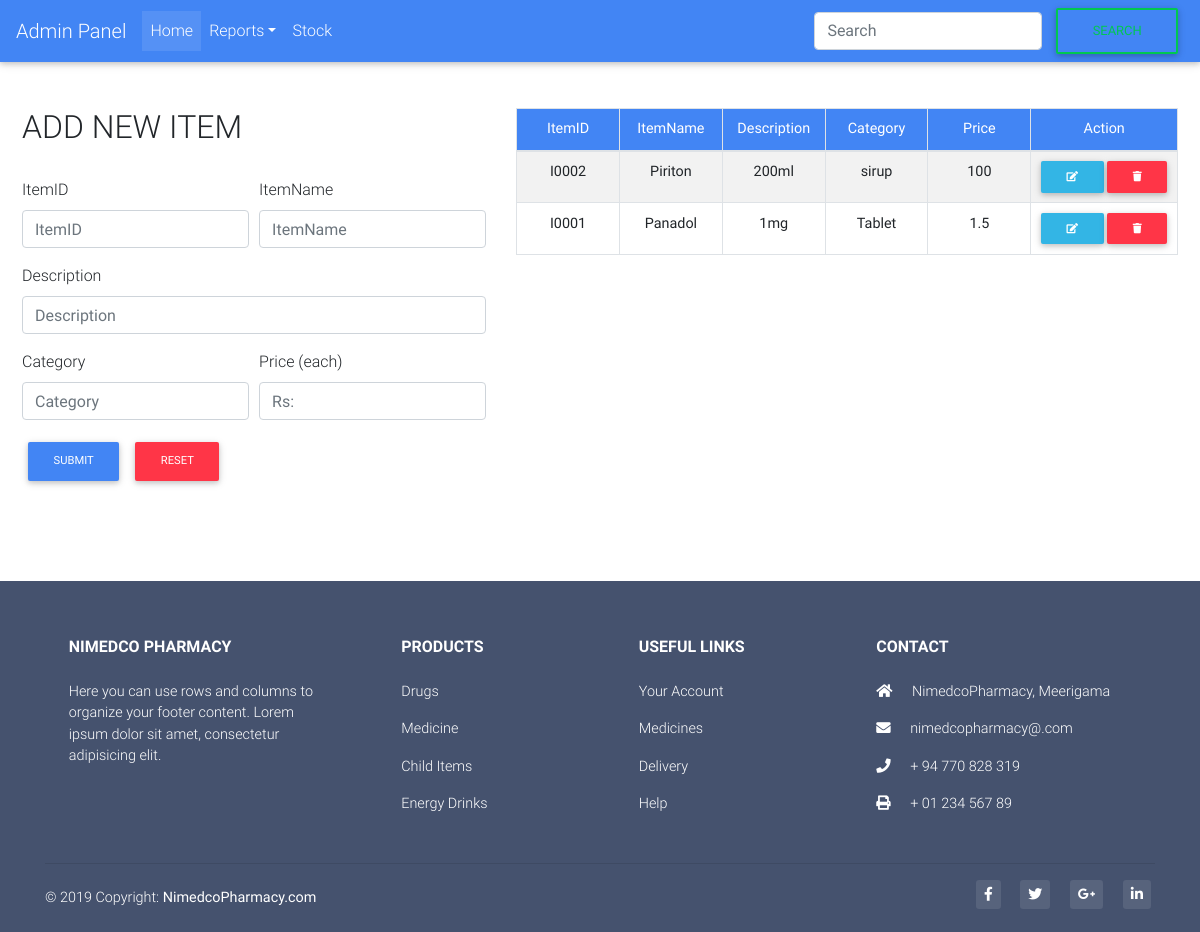
The app's page /StockItem.php with its own data.
### tables this page shows
CREATE TABLE `stockitem` (
  `id` int(11) NOT NULL,
  `ItemID` varchar(45) DEFAULT NULL,
  `ItemName` varchar(45) DEFAULT NULL,
  `Description` varchar(45) DEFAULT NULL,
  `Category` varchar(45) DEFAULT NULL,
  `Price` double DEFAULT NULL,
  `ItemQuantity` int(11) DEFAULT '0'
);

### StockItem_process.php (called while the page is built, shortened)
<?php
$update = false;
$ItemID = '';
$ItemName ='';
$Description ='';
$Category ='';
$Price ='';
?>

### StockItem.php (the view, shortened to what this page needs)
<!DOCTYPE html>
<html lang="en">
<head>
  <link rel="stylesheet" href="https://use.fontawesome.com/releases/v5.8.2/css/all.css">
  <link rel="stylesheet" type="text/css" href="https://cdn.datatables.net/v/bs4/dt-1.10.18/datatables.min.css"/>
  <link href="css/bootstrap.min.css" rel="stylesheet">
  <link href="css/mdb.min.css" rel="stylesheet">
  <link href="css/style.css" rel="stylesheet">
</head>
<body>
  <nav class="navbar navbar-expand-lg navbar-dark primary-color">
        <a class="navbar-brand" href="Dashboard.php">Admin Panel</a>
        <div class="collapse navbar-collapse" id="basicExampleNav">
          <ul class="navbar-nav mr-auto">
            <li class="nav-item active">
              <a class="nav-link" href="index.php">Home
              </a>
            </li>
            <li class="nav-item dropdown">
              <a class="nav-link dropdown-toggle" id="navbarDropdownMenuLink" data-toggle="dropdown"
                aria-haspopup="true" aria-expanded="false">Reports</a>
            </li>
            <li class="nav-item">
              <a class="nav-link" href="stock.php">Stock</a>
            </li>
          </ul>
          <form class="form-inline my-2 my-lg-0 align-self-stretch">
              <input class="form-control mr-sm-2" type="search" placeholder="Search" aria-label="Search">
              <button class="btn btn-outline-success my-2 my-sm-0" type="submit">Search</button>
            </form>
        </div>
      </nav>
  <br>
  <div class="" style="margin: 22px;">
      <div class="row">
        <div class="col-md-5">
        <?php require_once 'StockItem_process.php'; ?>
    <?php
		              if ($update == true):
		            ?>
                  <h2>UPDATE ITEM DETAILS</h2>
		            <?php else: ?>
                <h2>ADD NEW ITEM</h2>
                  <?php endif; ?>
          <br>
          <form name="addItemForm" method="POST" action="StockItem_process.php">
              <div class="form-row">
                <div class="form-group col-md-6">
                    <label for="ItemID">ItemID</label>
                    <input type="text" class="form-control" value ="<?php echo $ItemID; ?>" name="ItemID" id="ItemID" placeholder="ItemID">
                  </div>
                  <div class="form-group col-md-6">
                    <label for="ItemName">ItemName</label>
                    <input type="text" class="form-control" value ="<?php echo $ItemName; ?>" id="ItemName" name="ItemName" placeholder="ItemName">
                  </div>
                </div>
                <div class="form-group">
                  <label for="Description">Description</label>
                  <input type="text" class="form-control" value ="<?php echo $Description; ?>" id="Description" name="Description"  placeholder="Description">
                </div>
                <div class="form-row">
                    <div class="form-group col-md-6">
                <label for="Category">Category</label>
                <input type="text" class="form-control" value ="<?php echo $Category; ?>" name="Category" id="Category" placeholder="Category">
                </div>
                <div class="form-group col-md-6">
                    <label for="Price">Price (each)</label>
                    <input type="text" class="form-control" value ="<?php echo $Price; ?>" name="Price" id="Price" placeholder="Rs:">
                  </div></div>
                <?php
		              if ($update == true):
		            ?>
                  <button type="submit" class="btn btn-warning btn-md" name="update" onclick="javascript: return validateAddItemForm();">Update</button>
                  <button type="submit" class="btn btn-danger btn-md" name="cancle" onclick="action='StockItem.php';">Cancle</button>
		            <?php else: ?>
		            	<button type="submit" class="btn btn-primary btn-md" name="save" onclick="javascript: return validateAddItemForm();">SUBMIT</button>
                  <button type="reset" class="btn btn-danger btn-md">RESET</button>
                  <?php endif; ?>
            </form>
            <br><br><br>
        </div>
        <?php
	      $mysqli = new mysqli('localhost', 'root', '', 'nimedco') or die(mysqli_error($mysqli));
        	$result = $mysqli->query("SELECT * FROM stockitem order by id desc") or die($mysqli->error);
        ?>
      <div class="col">
          <table id="dtBasicExample" class="table table-striped table-bordered table-sm" cellspacing="0" width="100%">
              <thead style="color: white;" class="bg-primary" align="center">
                <tr>
                  <th class="th-sm">ItemID
                  </th>
                  <th class="th-sm">ItemName
                  </th>
                  <th class="th-sm">Description
                  </th>
                  <th class="th-sm">Category
                  </th>
                  <th class="th-sm">Price
                  </th>
                  <th class="th-sm">Action
                  </th>
                </tr>
              </thead>
              <tbody>
              <?php
		          	while($row = $result->fetch_assoc()): ?>
			          	<tr align="center">
					          <td><b><?php echo $row['ItemID']; ?></b></td>
                    <td><b><?php echo $row['ItemName']; ?></b></td>
                    <td><b><?php echo $row['Description']; ?></b></td>
                    <td><b><?php echo $row['Category']; ?></b></td>
                    <td><b><?php echo $row['Price']; ?></b></td>
				          	<td align="center">
					            	<a href="StockItem.php?edit=<?php echo $row['id']; ?>"
                          class ="btn btn-info btn-sm" >
                          <i class="fa fa-edit"></i>
                        </a>
					            	<a href="StockItem_process.php?delete=<?php echo $row['id']; ?>"
                          class ="btn btn-danger btn-sm">
                          <i class="fa fa-trash"></i>
                        </a>
				          	</td>
			          	</tr>
			        <?php endwhile; ?>
              </tbody>
            </table>
            <br>
      </div>
    </div>
  </div>
<footer class="page-footer font-small mdb-color pt-4">
    <div class="container text-center text-md-left">
      <div class="row text-center text-md-left mt-3 pb-3">
        <div class="col-md-3 col-lg-3 col-xl-3 mx-auto mt-3">
          <h6 class="text-uppercase mb-4 font-weight-bold">Nimedco Pharmacy</h6>
          <p>Here you can use rows and columns to organize your footer content. Lorem ipsum dolor sit amet,
            consectetur
            adipisicing elit.</p>
        </div>
        <div class="col-md-2 col-lg-2 col-xl-2 mx-auto mt-3">
          <h6 class="text-uppercase mb-4 font-weight-bold">Products</h6>
          <p>
            <a href="#!">Drugs</a>
          </p>
          <p>
            <a href="#!">Medicine</a>
          </p>
          <p>
            <a href="#!">Child Items</a>
          </p>
          <p>
            <a href="#!">Energy Drinks</a>
          </p>
        </div>
        <div class="col-md-3 col-lg-2 col-xl-2 mx-auto mt-3">
          <h6 class="text-uppercase mb-4 font-weight-bold">Useful links</h6>
          <p>
            <a href="#!">Your Account</a>
          </p>
          <p>
            <a href="#!">Medicines</a>
          </p>
          <p>
            <a href="#!">Delivery</a>
          </p>
          <p>
            <a href="#!">Help</a>
          </p>
        </div>
        <div class="col-md-4 col-lg-3 col-xl-3 mx-auto mt-3">
          <h6 class="text-uppercase mb-4 font-weight-bold">Contact</h6>
          <p>
            <i class="fas fa-home mr-3"></i> NimedcoPharmacy, Meerigama</p>
          <p>
            <i class="fas fa-envelope mr-3"></i> nimedcopharmacy@.com</p>
          <p>
            <i class="fas fa-phone mr-3"></i> + 94 770 828 319</p>
          <p>
            <i class="fas fa-print mr-3"></i> + 01 234 567 89</p>
        </div>
      </div>
      <hr>
      <div class="row d-flex align-items-center">
        <div class="col-md-7 col-lg-8">
          <p class="text-center text-md-left">© 2019 Copyright:
            <a href="https://mdbootstrap.com/education/bootstrap/">
              <strong> NimedcoPharmacy.com</strong>
            </a>
          </p>
        </div>
        <div class="col-md-5 col-lg-4 ml-lg-0">
          <div class="text-center text-md-right">
            <ul class="list-unstyled list-inline">
              <li class="list-inline-item">
                <a class="btn-floating btn-sm rgba-white-slight mx-1">
                  <i class="fab fa-facebook-f"></i>
                </a>
              </li>
              <li class="list-inline-item">
                <a class="btn-floating btn-sm rgba-white-slight mx-1">
                  <i class="fab fa-twitter"></i>
                </a>
              </li>
              <li class="list-inline-item">
                <a class="btn-floating btn-sm rgba-white-slight mx-1">
                  <i class="fab fa-google-plus-g"></i>
                </a>
              </li>
              <li class="list-inline-item">
                <a class="btn-floating btn-sm rgba-white-slight mx-1">
                  <i class="fab fa-linkedin-in"></i>
                </a>
              </li>
            </ul>
          </div>
        </div>
      </div>
    </div>
  </footer>
  </body>
  </html>

### records on screen
stockitem: ItemID "I0002", ItemName "Piriton", Description "200ml", Category "sirup", Price "100"
stockitem: ItemID "I0001", ItemName "Panadol", Description "1mg", Category "Tablet", Price "1.5"
